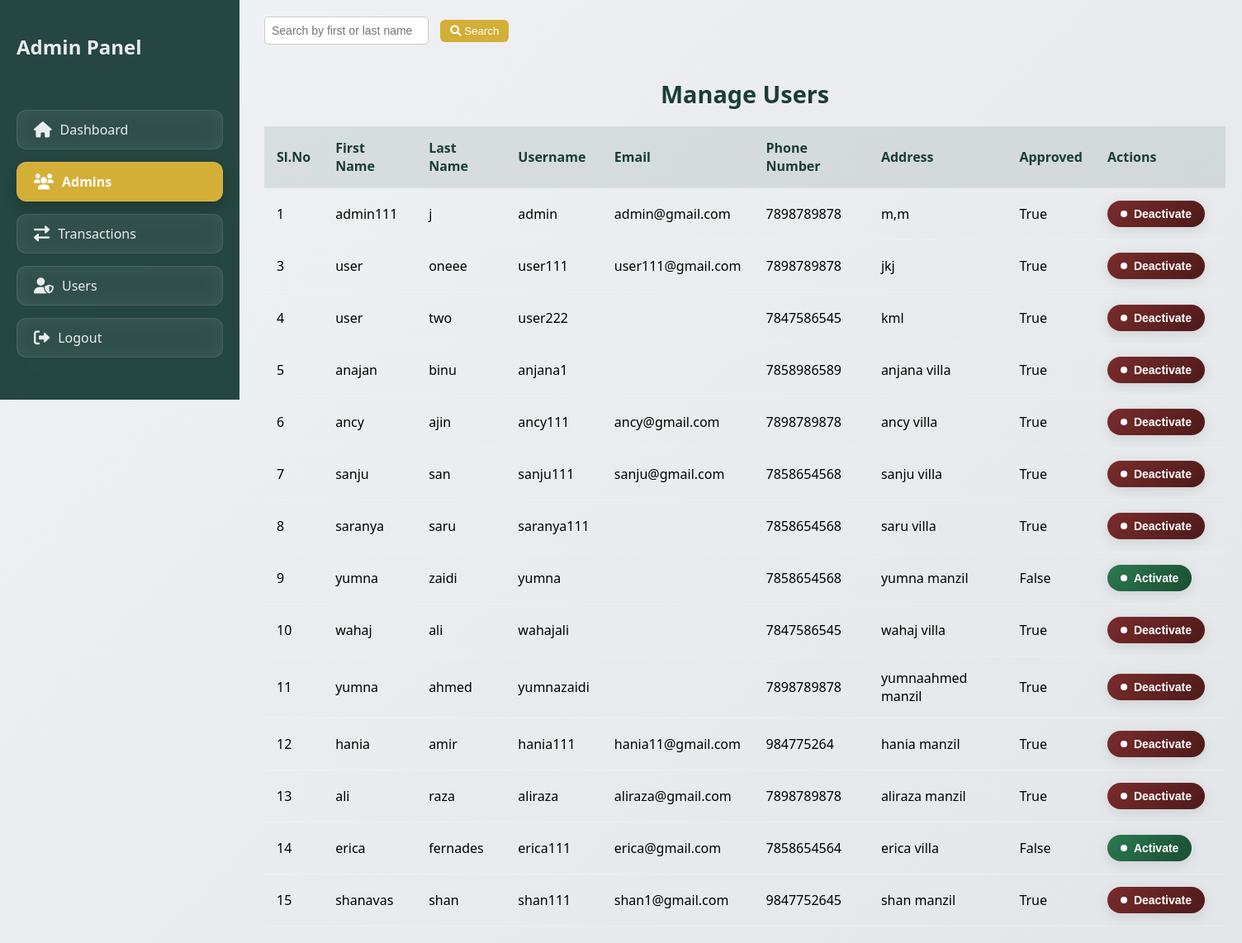
Before: /investapp/admin/user-list/ (signed in) with the older database file.
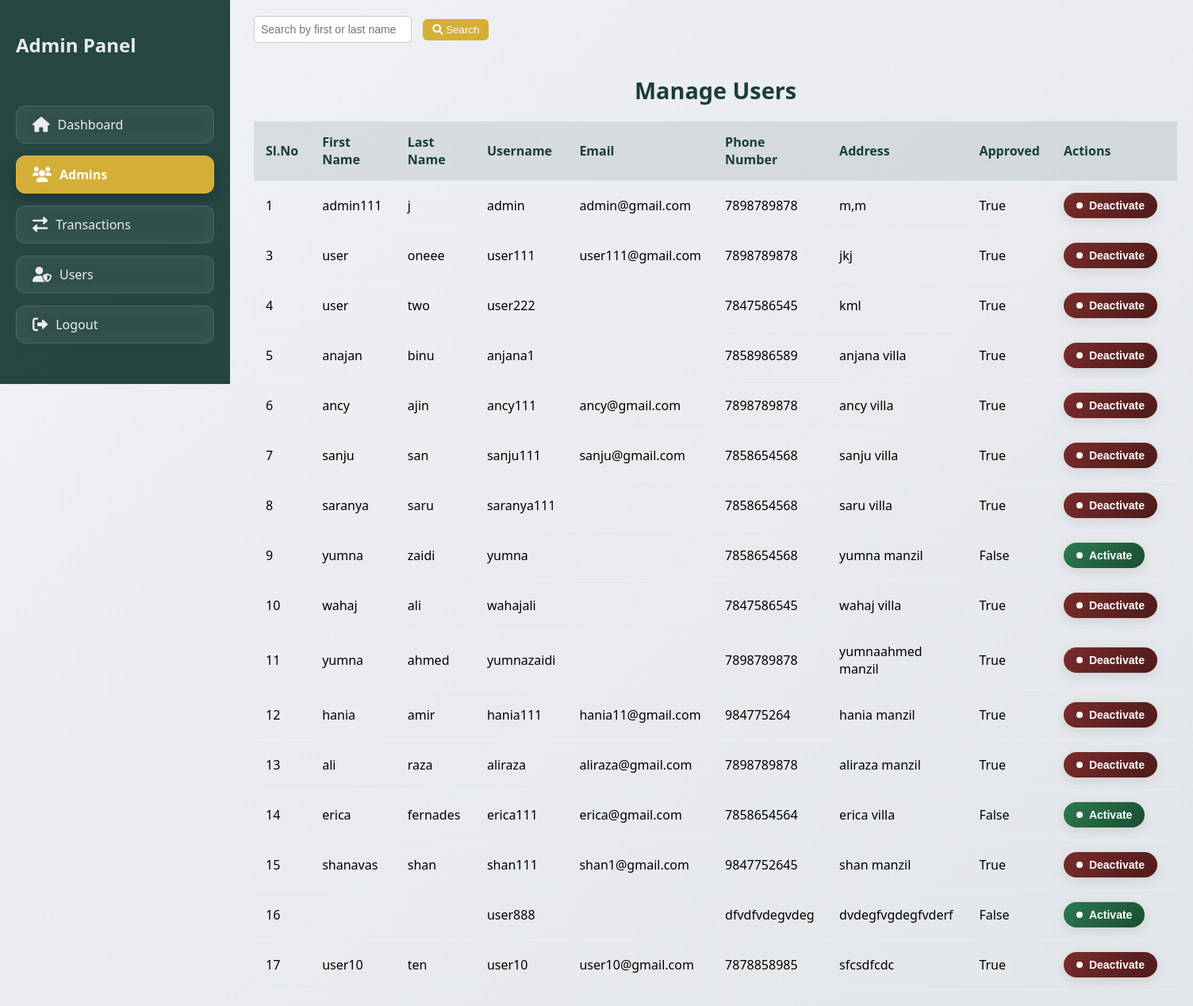
After: the same page with the newer database file.
### investapp/models.py (models this page shows, shortened)
class CustomUser(AbstractUser):
    phone_number = models.CharField(max_length=15)
    address = models.TextField()
    is_approved = models.BooleanField(default=False)  # Only approved users can log in

### investapp/views.py (the view, shortened to what this page needs)
# urls.py: path('admin/user-list/', views.admin_user_list, name='admin-user-list'),
@user_passes_test(superuser_required)
def admin_user_list(request):
    User = get_user_model()
    search_query = request.GET.get('search', '')  # Default to empty string if no search query
    if search_query:
        users = User.objects.exclude(username='developer').filter(
            first_name__icontains=search_query
        ) | User.objects.exclude(username='developer').filter(
            last_name__icontains=search_query
        )
    else:
        users = User.objects.exclude(username='developer')  # If no search query, show all users
    return render(request, 'manage_users.html', {'users': users, 'search_query': search_query})

### investapp/views.py (called while the page is built)
def superuser_required(user):
    return user.is_authenticated and user.is_superuser

### investapp/templates/manage_users.html (shortened to what this page needs)
<!DOCTYPE html>
<html lang="en">
<head>
    <link href="https://cdnjs.cloudflare.com/ajax/libs/font-awesome/6.0.0/css/all.min.css" rel="stylesheet">
</head>
<body>
    <div class="sidebar">
        <h2>Admin Panel</h2>
        <ul class="sidebar-menu">
            <li>
                <a href="{% url 'transaction_list' %}" class="sidebar-link">
                    <i class="fas fa-home"></i> Dashboard
                </a>
            </li>
            <li>
                <a href="{% url 'admin-user-list' %}" class="sidebar-link">
                    <i class="fas fa-users"></i> Admins
                </a>
            </li>
            <li>
                <a href="{% url 'pending_transactions' %}" class="sidebar-link">
                    <i class="fas fa-exchange-alt"></i> Transactions
                </a>
            </li>
            <li>
                <a href="{% url 'admin_user_home' %}" class="sidebar-link">
                    <i class="fas fa-user-shield"></i> Users
                </a>
            </li>
            <li>
                <a href="{% url 'logout' %}" class="sidebar-link">
                    <i class="fas fa-sign-out-alt"></i> Logout
                </a>
            </li>
        </ul>
    </div>
    <div class="main-content">
        <form method="get" action="{% url 'admin-user-list' %}">
            <input type="text" name="search" value="{{ search_query }}" placeholder="Search by first or last name" class="search-bar">
            <button type="submit" class="btn btn-gold">
                <i class="fas fa-search"></i> Search
            </button>
        </form>
        <h2 class="manage-users-header">Manage Users</h2>
        <table class="ledger-table">
            <thead>
                <tr>
                    <th>Sl.No</th>
                    <th>First Name</th>
                    <th>Last Name</th>
                    <th>Username</th>
                    <th>Email</th>
                    <th>Phone Number</th>
                    <th>Address</th>
                    <th>Approved</th>
                    <th>Actions</th>
                </tr>
            </thead>
            <tbody>
            {% for user in users %}
            <tr>
                <td>{{ user.id }}</td>
                <td>{{ user.first_name }}</td>
                <td>{{ user.last_name }}</td>
                <td>{{ user.username }}</td>
                <td>{{ user.email }}</td>
                <td>{{ user.phone_number }}</td>
                <td>{{ user.address }}</td>
                <td>{{ user.is_approved }}</td>
                <td>
                    <form method="post">
                        {% if user.is_approved %}
                            <button type="submit" name="action" value="toggle" class="status status-debited">Deactivate</button>
                        {% else %}
                            <button type="submit" name="action" value="toggle" class="status status-approved">Activate</button>
                        {% endif %}
                    </form>
                </td>
            </tr>
            {% endfor %}
            </tbody>
        </table>
    </div>
</body>
</html>

### investapp/templates/manage_users.html (style rules this page uses)
:root { --glass-bg: rgba(255, 255, 255, 0.15); --glass-border: rgba(255, 255, 255, 0.18); --glass-shadow: rgba(0, 0, 0, 0.1); --primary-dark: #1a3d37; --primary-light: #2c5851; --accent-gold: #d4af37; --success: #2c7a51; --info: #2c5178; --warning: #7a632c; --danger: #7a2c2c; --text-primary: #2d3436; --text-light: rgba(255, 255, 255, 0.9); --blur-amount: 12px; }
body { margin: 0; font-family: 'Segoe UI', system-ui, -apple-system, sans-serif; background: linear-gradient(135deg, #f0f2f5, #e3e6e8); display: flex; min-height: 100vh; }
.sidebar { position: fixed; top: 0; left: 0; width: 250px; background: rgba(26, 61, 55, 0.95); backdrop-filter: blur(var(--blur-amount)); padding: 20px; color: var(--text-light); display: flex; flex-direction: column; overflow-y: auto; }
.sidebar-menu { list-style: none; padding: 0; margin-top: 40px; }
.sidebar-menu li { margin-bottom: 15px; }
.sidebar-menu a { display: flex; align-items: center; padding: 12px 20px; color: var(--text-light); text-decoration: none; border-radius: 12px; transition: all 0.3s ease; background: rgba(255, 255, 255, 0.1); backdrop-filter: blur(10px); border: 1px solid rgba(255, 255, 255, 0.1); }
.sidebar-menu a i { margin-right: 10px; font-size: 1.2em; }
.sidebar-menu a:hover, .sidebar-menu a.active { background: var(--accent-gold); color: white; font-weight: bold; box-shadow: 0 8px 16px rgba(0, 0, 0, 0.2); }
.main-content { flex: 1; padding: 20px; margin-left: 300px; }
h2.manage-users-header { text-align: center; margin-top: 40px; margin-bottom: 20px; color: var(--primary-dark); font-size: 1.8em; font-weight: 600; }
.ledger-table { width: 100%; border-collapse: separate; border-spacing: 0; margin-top: 20px; }
.ledger-table th, .ledger-table td { padding: 15px; text-align: left; border-bottom: 1px solid var(--glass-border); }
.ledger-table th { background: rgba(26, 61, 55, 0.1); color: var(--primary-dark); font-weight: 600; }
.status-approved { background: linear-gradient(135deg, var(--success), #1a4d31); }
.status-debited { background: linear-gradient(135deg, var(--danger), #4d1a1a); }
.status { padding: 8px 16px; border-radius: 20px; font-size: 14px; font-weight: 600; display: inline-flex; align-items: center; gap: 8px; transition: all 0.3s ease; color: white; box-shadow: 0 4px 15px rgba(0, 0, 0, 0.1); backdrop-filter: blur(10px); }
.status::before { content: ''; width: 8px; height: 8px; border-radius: 50%; background: white; display: inline-block; }
.search-bar { padding: 8px; margin-right: 10px; border-radius: 5px; border: 1px solid #ccc; font-size: 14px; }
button { padding: 6px 12px; border: none; background: var(--accent-gold); color: white; border-radius: 6px; cursor: pointer; margin-right: 10px; }

Changed rows visible on the page:
added CustomUser: id "16", username "user888", phone_number "dfvdfvdegvdeg", address "dvdegfvgdegfvderf", is_approved "False", shows "Activate"
added CustomUser: id "17", first_name "user10", last_name "ten", username "user10", email "user10@gmail.com", phone_number "7878858985", address "sfcsdfcdc", is_approved "True", shows "Deactivate"
